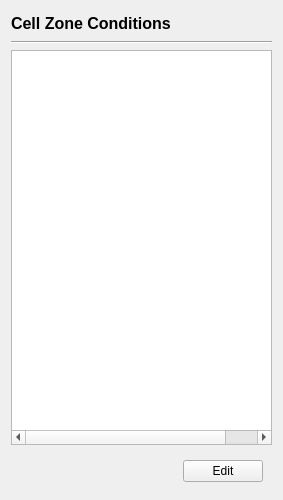
<?xml version="1.0" encoding="UTF-8"?>
<ui version="4.0">
 <class>CellZoneConditionsPage</class>
 <widget class="QWidget" name="CellZoneConditionsPage">
  <property name="geometry">
   <rect>
    <x>0</x>
    <y>0</y>
    <width>283</width>
    <height>500</height>
   </rect>
  </property>
  <property name="windowTitle">
   <string>Form</string>
  </property>
  <layout class="QVBoxLayout" name="verticalLayout">
   <property name="bottomMargin">
    <number>9</number>
   </property>
   <item>
    <widget class="QLabel" name="title">
     <property name="minimumSize">
      <size>
       <width>0</width>
       <height>24</height>
      </size>
     </property>
     <property name="font">
      <font>
       <pointsize>12</pointsize>
       <bold>true</bold>
      </font>
     </property>
     <property name="text">
      <string>Cell Zone Conditions</string>
     </property>
    </widget>
   </item>
   <item>
    <widget class="Line" name="line">
     <property name="orientation">
      <enum>Qt::Horizontal</enum>
     </property>
    </widget>
   </item>
   <item>
    <widget class="QTreeWidget" name="cellZones">
     <property name="animated">
      <bool>true</bool>
     </property>
     <property name="expandsOnDoubleClick">
      <bool>false</bool>
     </property>
     <property name="columnCount">
      <number>3</number>
     </property>
     <attribute name="headerVisible">
      <bool>false</bool>
     </attribute>
     <column>
      <property name="text">
       <string notr="true">1</string>
      </property>
     </column>
     <column>
      <property name="text">
       <string notr="true">2</string>
      </property>
     </column>
     <column>
      <property name="text">
       <string notr="true">3</string>
      </property>
     </column>
    </widget>
   </item>
   <item>
    <widget class="QWidget" name="widget_5" native="true">
     <layout class="QHBoxLayout" name="horizontalLayout_4">
      <item>
       <spacer name="horizontalSpacer">
        <property name="orientation">
         <enum>Qt::Horizontal</enum>
        </property>
        <property name="sizeHint" stdset="0">
         <size>
          <width>0</width>
          <height>20</height>
         </size>
        </property>
       </spacer>
      </item>
      <item>
       <widget class="QPushButton" name="edit">
        <property name="enabled">
         <bool>true</bool>
        </property>
        <property name="text">
         <string>Edit</string>
        </property>
       </widget>
      </item>
     </layout>
    </widget>
   </item>
  </layout>
 </widget>
 <resources/>
 <connections/>
</ui>
